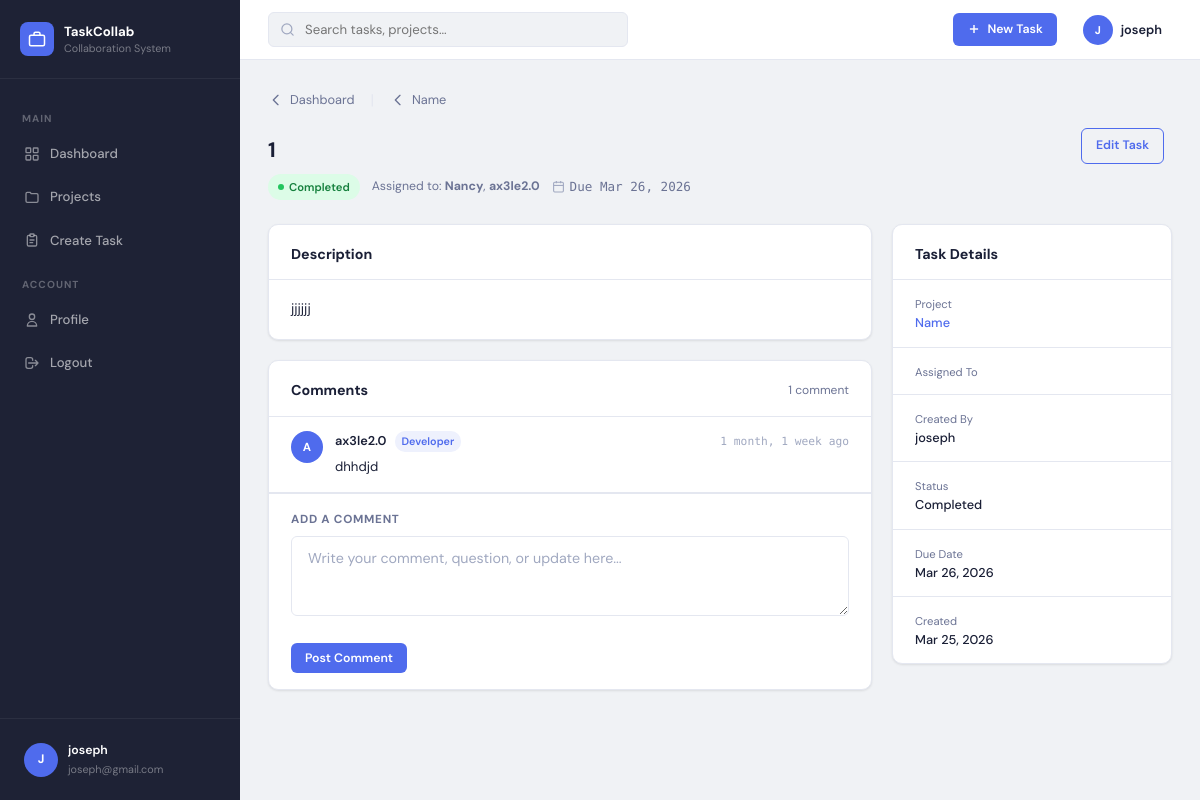
The page /tasks/10/ (signed in) on the database its author committed.
### tasks/models.py (models this page shows, shortened)
class Task(models.Model):
    STATUS_CHOICES = [
        ('pending',     'Pending'),
        ('in_progress', 'In Progress'),
        ('completed',   'Completed'),
    ]
    title        = models.CharField(max_length=200)
    description  = models.TextField(blank=True)
    project      = models.ForeignKey(Project, on_delete=models.CASCADE, related_name='tasks')
    assigned_to  = models.ManyToManyField(
                       User,
                       related_name='assigned_tasks',
                       blank=True
                   )
    created_by   = models.ForeignKey(
                       User,
                       on_delete=models.SET_NULL,
                       null=True,
                       related_name='created_tasks'
                   )
    PRIORITY_CHOICES = [
    ('low',    'Low'),
    ('medium', 'Medium'),
    ('high',   'High'),
    ]
    priority    = models.CharField(max_length=10, choices=PRIORITY_CHOICES, default='medium')
    status       = models.CharField(max_length=20, choices=STATUS_CHOICES, default='pending')
    due_date     = models.DateField(blank=True, null=True)
    created_at   = models.DateTimeField(auto_now_add=True)
    updated_at   = models.DateTimeField(auto_now=True)
    class Meta:
        ordering = ['due_date', 'created_at']

class Project(models.Model):
    name        = models.CharField(max_length=200)
    description = models.TextField(blank=True)
    created_by  = models.ForeignKey(User, on_delete=models.CASCADE, related_name='projects')
    created_at  = models.DateTimeField(auto_now_add=True)

class Comment(models.Model):
    task       = models.ForeignKey(Task, on_delete=models.CASCADE, related_name='comments')
    author     = models.ForeignKey(User, on_delete=models.CASCADE)
    body       = models.TextField()
    created_at = models.DateTimeField(auto_now_add=True)
    class Meta:
        ordering = ['created_at']

class ProjectMembership(models.Model):
    ROLE_CHOICES = [
        ('leader',    'Project Leader'),
        ('developer', 'Developer'),
        ('designer',  'Designer'),
        ('tester',    'Tester'),
        ('member',    'Member'),
    ]
    project = models.ForeignKey(Project, on_delete=models.CASCADE, related_name='memberships')
    user    = models.ForeignKey(User, on_delete=models.CASCADE, related_name='memberships')
    role    = models.CharField(max_length=20, choices=ROLE_CHOICES, default='member')
    joined  = models.DateTimeField(auto_now_add=True)
    class Meta:
        unique_together = ('project', 'user')

### tasks/views.py (the view, shortened to what this page needs)
# urls.py: path('tasks/<int:pk>/', views.task_detail, name='task_detail'),
@login_required(login_url='login')
def task_detail(request, pk):
    task     = get_object_or_404(Task, pk=pk)
    comments = Comment.objects.filter(task=task).select_related('author').order_by('created_at')
    return render(request, 'tasks/task_detail.html', {
        'task':     task,
        'comments': comments,
    })

### templates/tasks/task_detail.html (shortened to what this page needs)
{% load static %}
<!DOCTYPE html>
<html lang="en">
<head>
  <link rel="stylesheet" href="{% static 'css/style.css' %}">
</head>
<body>
<div class="app">
  {% include 'tasks/sidebar.html' %}
  <div class="main">
    {% include 'tasks/topbar.html' %}
    <main class="page">
      <div style="display:flex;gap:16px;margin-bottom:16px;flex-wrap:wrap;">
        <a href="{% url 'dashboard' %}"
           style="display:inline-flex;align-items:center;gap:6px;font-size:.85rem;color:var(--muted);text-decoration:none;"
           onmouseover="this.style.color='var(--accent)'"
           onmouseout="this.style.color='var(--muted)'">
          <svg xmlns="http://www.w3.org/2000/svg" fill="none" viewBox="0 0 24 24" stroke="currentColor" stroke-width="2" style="width:16px;height:16px;">
            <path stroke-linecap="round" stroke-linejoin="round" d="M15 19l-7-7 7-7"/>
          </svg>
          Dashboard
        </a>
        <span style="color:var(--border);">|</span>
        <a href="{% url 'project_detail' task.project.pk %}"
           style="display:inline-flex;align-items:center;gap:6px;font-size:.85rem;color:var(--muted);text-decoration:none;"
           onmouseover="this.style.color='var(--accent)'"
           onmouseout="this.style.color='var(--muted)'">
          <svg xmlns="http://www.w3.org/2000/svg" fill="none" viewBox="0 0 24 24" stroke="currentColor" stroke-width="2" style="width:16px;height:16px;">
            <path stroke-linecap="round" stroke-linejoin="round" d="M15 19l-7-7 7-7"/>
          </svg>
          {{ task.project.name }}
        </a>
      </div>
      <div style="display:flex;align-items:flex-start;justify-content:space-between;flex-wrap:wrap;gap:12px;margin-bottom:24px;">
        <div>
          <h1 class="page-title" style="margin-top:6px;">{{ task.title }}</h1>
          <div style="display:flex;gap:12px;align-items:center;flex-wrap:wrap;margin-top:6px;">
            {% if task.status == 'pending' %}
              <span class="badge b-pending">Pending</span>
            {% elif task.status == 'in_progress' %}
              <span class="badge b-progress">In Progress</span>
            {% else %}
              <span class="badge b-done">Completed</span>
            {% endif %}
            <span style="font-size:.82rem;color:var(--muted);">
              Assigned to:
              {% for u in task.assigned_to.all %}
                <strong>{{ u.username }}</strong>{% if not forloop.last %}, {% endif %}
              {% empty %}
                <strong>Unassigned</strong>
              {% endfor %}
            </span>
            {% if task.due_date %}
            <span class="due">
              <svg xmlns="http://www.w3.org/2000/svg" fill="none" viewBox="0 0 24 24" stroke="currentColor" stroke-width="2" style="width:13px;height:13px;">
                <rect x="3" y="4" width="18" height="18" rx="2"/>
                <line x1="16" y1="2" x2="16" y2="6"/>
                <line x1="8" y1="2" x2="8" y2="6"/>
                <line x1="3" y1="10" x2="21" y2="10"/>
              </svg>
              Due {{ task.due_date|date:"M d, Y" }}
            </span>
            {% endif %}
          </div>
        </div>
        <div style="display:flex;gap:8px;flex-wrap:wrap;">
          {% if request.user == task.project.created_by %}
            <a href="{% url 'task_edit' task.pk %}" class="btn btn-outline btn-sm">Edit Task</a>
          {% endif %}
        </div>
      </div>
      <div style="display:grid;grid-template-columns:1fr 280px;gap:20px;align-items:start;">
        <div style="display:flex;flex-direction:column;gap:20px;">
          {% if task.description %}
          <div class="card">
            <div class="card-hd"><span class="card-title">Description</span></div>
            <div style="padding:18px 22px;">
              <p style="font-size:.9rem;color:var(--text);line-height:1.7;">{{ task.description }}</p>
            </div>
          </div>
          {% endif %}
          <div class="card">
            <div class="card-hd">
              <span class="card-title">Comments</span>
              <span style="font-size:.8rem;color:var(--muted);">{{ comments.count }} comment{{ comments.count|pluralize }}</span>
            </div>
            {% for comment in comments %}
            <div class="cmt">
              <div class="avatar av-md {% cycle '' 'av-2' 'av-3' 'av-4' %}">
                {{ comment.author.username|first|upper }}
              </div>
              <div class="cmt-body">
                <div class="cmt-hd">
                  <span class="cmt-author">{{ comment.author.username }}</span>
                  {% with role=comment.author.memberships.first %}
                    {% if role %}
                      <span style="font-size:.72rem;background:var(--accent-l);color:var(--accent);padding:2px 7px;border-radius:10px;font-weight:600;">
                        {{ role.get_role_display }}
                      </span>
                    {% endif %}
                  {% endwith %}
                  <span class="cmt-time">{{ comment.created_at|timesince }} ago</span>
                </div>
                <p style="font-size:.88rem;color:var(--text);margin-top:4px;line-height:1.6;">{{ comment.body }}</p>
              </div>
            </div>
            {% empty %}
            <div style="padding:24px 22px;text-align:center;color:var(--light);font-size:.88rem;">
              No comments yet. Be the first to comment below.
            </div>
            {% endfor %}
            <div style="padding:16px 22px;border-top:1px solid var(--border);">
              <form method="POST">
                <div class="form-group">
                  <label style="font-size:.78rem;font-weight:700;text-transform:uppercase;letter-spacing:.06em;color:var(--muted);">
                    Add a Comment
                  </label>
                  <textarea
                    name="body"
                    class="form-control"
                    rows="3"
                    placeholder="Write your comment, question, or update here..."
                    required
                  ></textarea>
                </div>
                <button type="submit" class="btn btn-primary btn-sm">Post Comment</button>
              </form>
            </div>
          </div>
        </div>
        <div>
          <div class="card">
            <div class="card-hd"><span class="card-title">Task Details</span></div>
            <div style="padding:0;">
              <div class="item-row">
                <div style="flex:1;">
                  <div class="item-meta">Project</div>
                  <div class="item-title">
                    <a href="{% url 'project_detail' task.project.pk %}">{{ task.project.name }}</a>
                  </div>
                </div>
              </div>
              <div class="item-row">
                <div style="flex:1;">
                  <div class="item-meta">Assigned To</div>
                </div>
              </div>
              <div class="item-row">
                <div style="flex:1;">
                  <div class="item-meta">Created By</div>
                  <div class="item-title">{{ task.created_by.username|default:"—" }}</div>
                </div>
              </div>
              <div class="item-row">
                <div style="flex:1;">
                  <div class="item-meta">Status</div>
                  <div class="item-title">{{ task.get_status_display }}</div>
                </div>
              </div>
              <div class="item-row">
                <div style="flex:1;">
                  <div class="item-meta">Due Date</div>
                  <div class="item-title">{{ task.due_date|date:"M d, Y"|default:"Not set" }}</div>
                </div>
              </div>
              <div class="item-row">
                <div style="flex:1;">
                  <div class="item-meta">Created</div>
                  <div class="item-title">{{ task.created_at|date:"M d, Y" }}</div>
                </div>
              </div>
            </div>
          </div>
        </div>
      </div>
    </main>
  </div>
</div>
</body>
</html>

### templates/tasks/sidebar.html (shortened to what this page needs)
<aside class="sidebar">
  <div class="sb-brand">
    <div class="sb-logo">
    </div>
    <div class="sb-name">TaskCollab <span>Collaboration System</span></div>
  </div>
  <nav class="sb-nav">
    <div class="sb-label">Main</div>
    <a href="{% url 'dashboard' %}" class="nav-item {% if request.resolver_match.url_name == 'dashboard' %}active{% endif %}">
      <svg xmlns="http://www.w3.org/2000/svg" fill="none" viewBox="0 0 24 24" stroke="currentColor" stroke-width="2">
        <rect x="3" y="3" width="7" height="7" rx="1"/><rect x="14" y="3" width="7" height="7" rx="1"/>
        <rect x="14" y="14" width="7" height="7" rx="1"/><rect x="3" y="14" width="7" height="7" rx="1"/>
      </svg>
      Dashboard
    </a>
    <a href="{% url 'project_list' %}" class="nav-item {% if 'project' in request.resolver_match.url_name %}active{% endif %}">
      <svg xmlns="http://www.w3.org/2000/svg" fill="none" viewBox="0 0 24 24" stroke="currentColor" stroke-width="2">
        <path stroke-linecap="round" stroke-linejoin="round" d="M3 7a2 2 0 012-2h4l2 2h8a2 2 0 012 2v9a2 2 0 01-2 2H5a2 2 0 01-2-2V7z"/>
      </svg>
      Projects
    </a>
    <a href="{% url 'task_create' %}" class="nav-item {% if request.resolver_match.url_name == 'task_create' %}active{% endif %}">
      Create Task
    </a>
    <div class="sb-label">Account</div>
    <a href="#" class="nav-item">
      <svg xmlns="http://www.w3.org/2000/svg" fill="none" viewBox="0 0 24 24" stroke="currentColor" stroke-width="2">
        <path stroke-linecap="round" stroke-linejoin="round" d="M16 7a4 4 0 11-8 0 4 4 0 018 0zM12 14a7 7 0 00-7 7h14a7 7 0 00-7-7z"/>
      </svg>
      Profile
    </a>
    <a href="{% url 'logout' %}" class="nav-item">
      <svg xmlns="http://www.w3.org/2000/svg" fill="none" viewBox="0 0 24 24" stroke="currentColor" stroke-width="2">
        <path stroke-linecap="round" stroke-linejoin="round" d="M17 16l4-4m0 0l-4-4m4 4H7m6 4v1a3 3 0 01-3 3H6a3 3 0 01-3-3V7a3 3 0 013-3h4a3 3 0 013 3v1"/>
      </svg>
      Logout
    </a>
  </nav>
  <div class="sb-foot">
    <div class="sb-user">
      <div class="avatar av-lg">{{ request.user.username|first|upper }}</div>
      <div style="flex:1;min-width:0;">
        <div style="font-size:.82rem;font-weight:600;color:#fff;white-space:nowrap;overflow:hidden;text-overflow:ellipsis;">
          {{ request.user.get_full_name|default:request.user.username }}
        </div>
        <div style="font-size:.72rem;color:rgba(255,255,255,.4);">{{ request.user.email|default:"Team Member" }}</div>
      </div>
    </div>
  </div>
</aside>

### templates/tasks/topbar.html
<header class="topbar">
  <div class="search-wrap">
    <svg xmlns="http://www.w3.org/2000/svg" fill="none" viewBox="0 0 24 24" stroke="currentColor" stroke-width="2">
      <circle cx="11" cy="11" r="8"/><path stroke-linecap="round" stroke-linejoin="round" d="M21 21l-4.35-4.35"/>
    </svg>
    <input type="text" class="search-inp" placeholder="Search tasks, projects...">
  </div>
  <div class="topbar-right">
    <a href="{% url 'task_create' %}" class="add-btn" style="margin-right:8px;">
      <svg xmlns="http://www.w3.org/2000/svg" fill="none" viewBox="0 0 24 24" stroke="currentColor" stroke-width="2.5"><line x1="12" y1="5" x2="12" y2="19"/><line x1="5" y1="12" x2="19" y2="12"/></svg>
      New Task
    </a>
    <button class="user-btn">
      <div class="avatar" style="width:30px;height:30px;font-size:.75rem;">{{ request.user.username|first|upper }}</div>
      <span style="font-size:.85rem;font-weight:600;color:var(--text);">{{ request.user.username }}</span>
    </button>
  </div>
</header>

### rows shown on the page
Task: project.name "Name", title "1", due_date "Mar 26, 2026", description "jjjjjj", created_by.username "joseph", status "Completed", created_at "Mar 25, 2026"
Comment: author.username|first "A", author.username "ax3le2.0", author.memberships.first.role "Developer", created_at "1 month, 1 week", body "dhhdjd"

### other values the page prints
{{ request.user.username|first|upper }} "J"
{{ request.user.get_full_name|default:request.user.username }} "joseph"
{{ request.user.email|default:"Team Member" }} "joseph@gmail.com"
{{ request.user.username }} "joseph"
{{ u.username }} "Nancy"
{{ u.username }} "ax3le2.0"
{{ comments.count }} "1"
